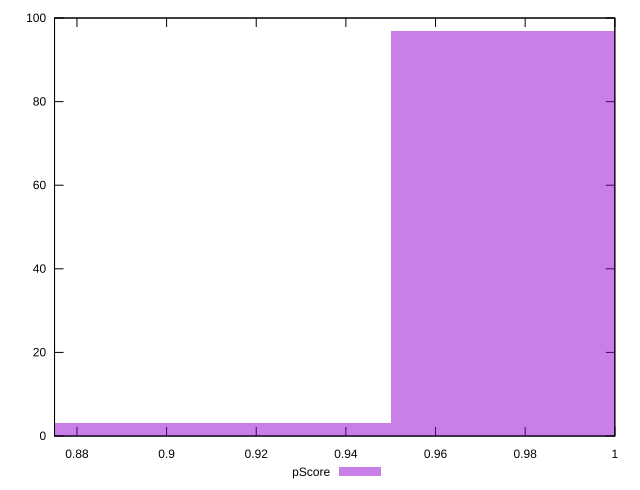

gnuplot code for this plot:
reset

$pScore <<EOF
1 97
0.9 3
EOF

set key outside below
set boxwidth 0.1
set xrange [0.875:1]
set yrange [0:100]
set trange [0:100]
set style fill transparent solid 0.5 noborder
set terminal svg size 640, 490 enhanced background rgb 'white'
set output "reports/report_00030_2021-02-24T20-42-31.540Z/uses-text-compression/samples/agenda/pScore/histogram.svg"

plot $pScore title "pScore" with boxes

reset
